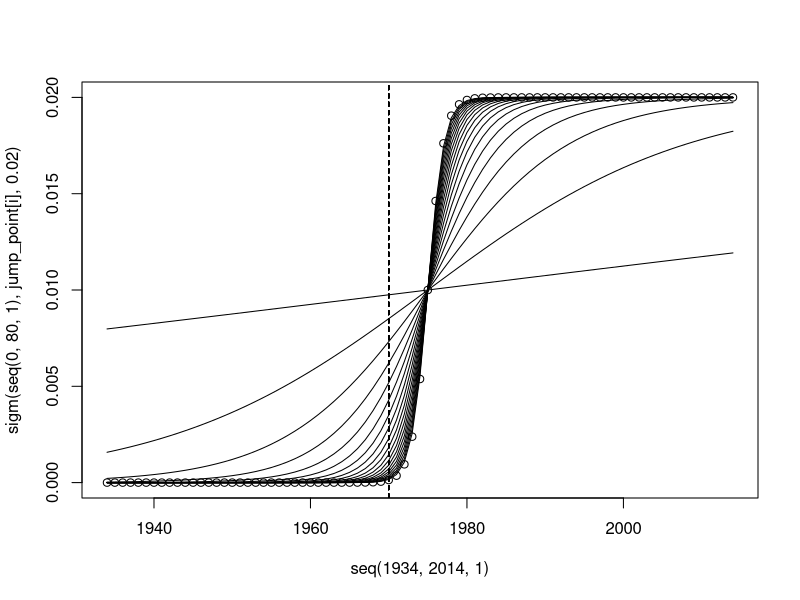
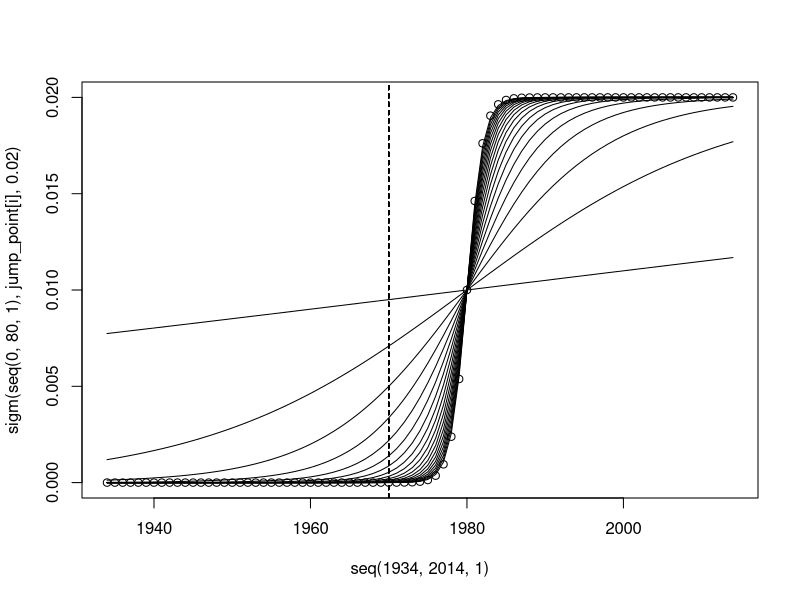
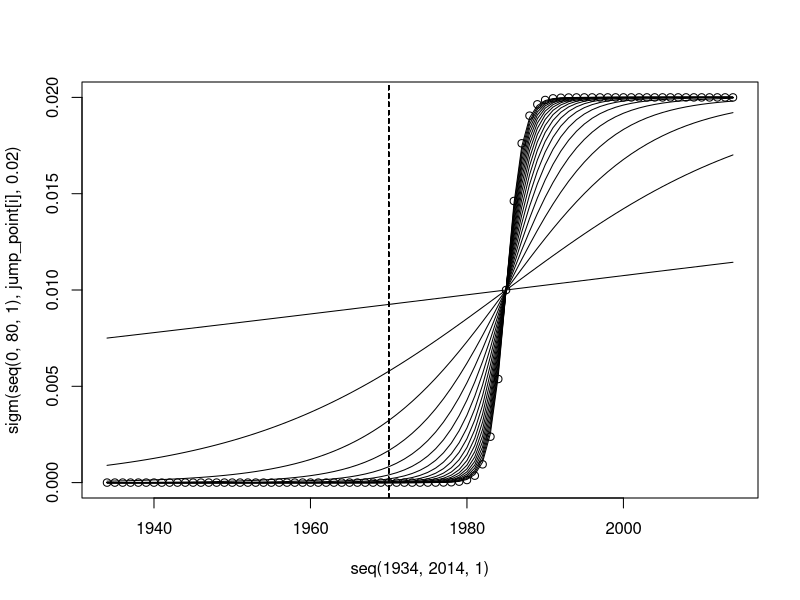
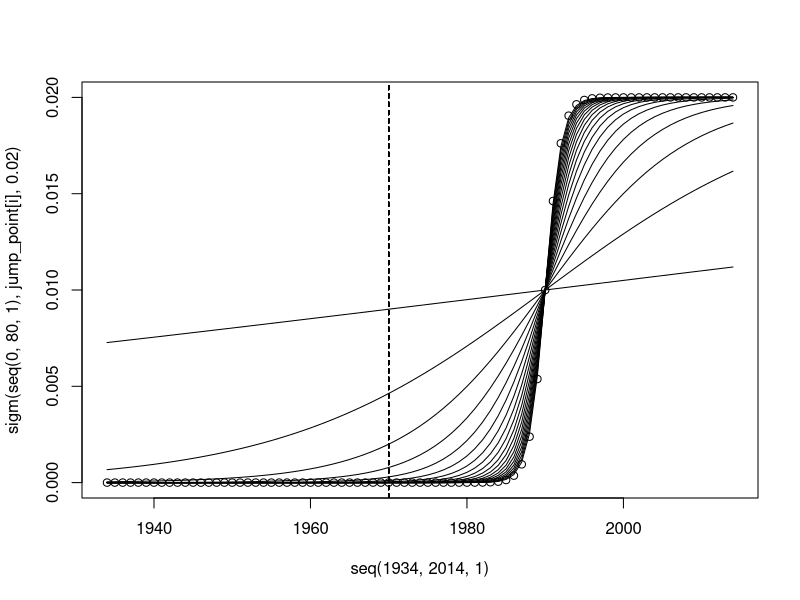
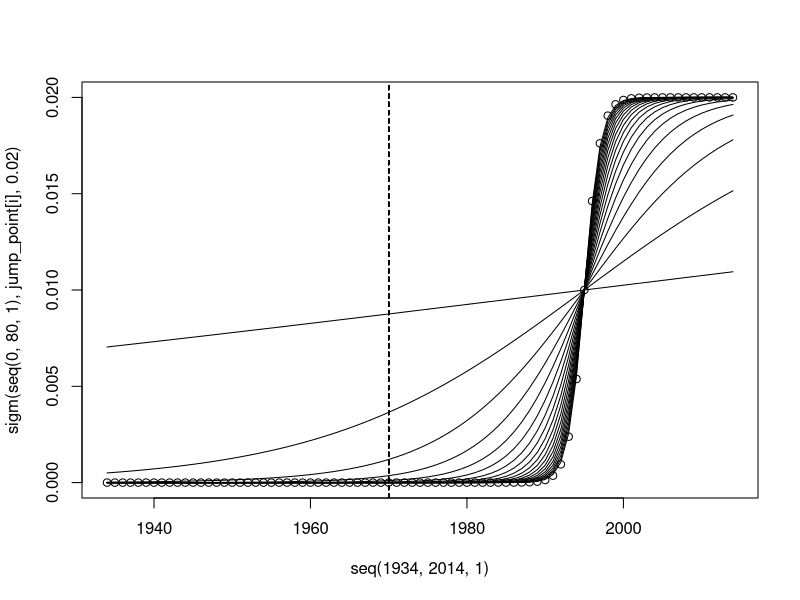
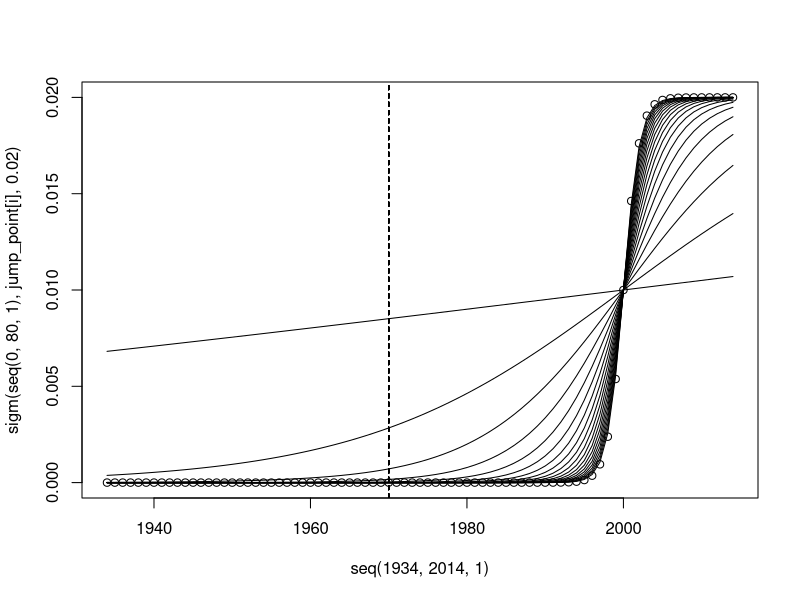
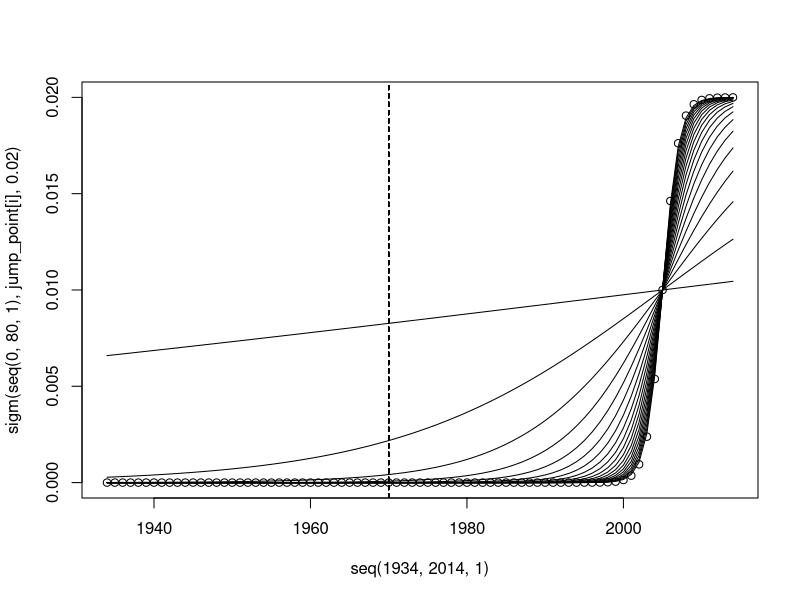
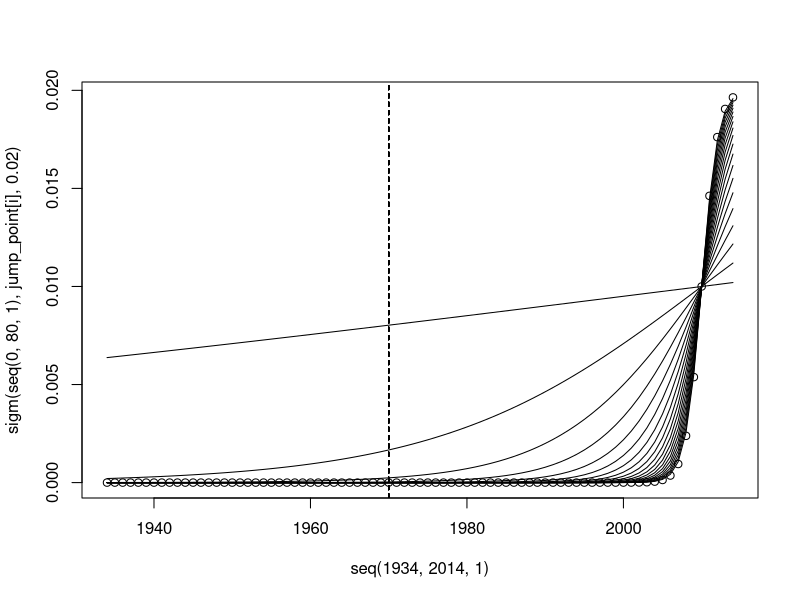

Here is the R script that generated these plots, in order:
#### Sigmoid curves to use

library(ggplot2)

home <- "~/Documents/LTBI_MDR/"
output <- "~/Documents/LTBI_MDR/output/"

## Function
sigm <- function(x,delta,max,B=1){ max/(1+exp(-B*(x-delta)))} 

# when increase after 1934? 1975, 1980, 1985, 1990, 1995, 2000
jump_point <- c(41,46,51,56,61,66,71,76)
# tilt-how much of a gradient?
tilt <-seq(0.01,1,0.05)

save_jps <- c()
index = 1
for(i in 1:length(jump_point)){
  plot(  seq(1934,2014,1),sigm(seq(0,80,1),jump_point[i],0.02))
  
  for(j in 1:length(tilt)){
    points(seq(1934,2014,1),sigm(seq(0,80,1),jump_point[i],0.02,tilt[j]),type="l")
    abline(v = 1970,lty="dashed")
    if(sigm(seq(0,80,1),jump_point[i],0.02,tilt[j])[37] < 0.0002){ # 1970 ~ 0
      if(sigm(seq(0,80,1),jump_point[i],0.02,tilt[j])[81] > 0.02 - 0.0002){ # 2014 ~ 0.02
        save_jps <- rbind(save_jps,
                          cbind(index, i,j,seq(1934,2014,1),sigm(seq(0,80,1),jump_point[i],0.02,tilt[j])))
        index = index + 1
      }
    }
  }
}
save_jps <- as.data.frame(save_jps)
colnames(save_jps) <-c("index","jump","tilt","year","out")

setwd(output)
ggplot(save_jps, aes(x=year,y=out,group=index,colour = factor(tilt))) + 
  geom_line() + facet_wrap(~jump) + geom_vline(xintercept = 1970)

ggplot(save_jps, aes(x=year,y=out,group=index,colour = factor(tilt))) + 
  geom_line() +  geom_vline(xintercept = 1970)
ggsave("sigmoid_curves_include.pdf")

#### Quadratic curves to use
quad <- function(x,maxv){ 
  ll <-length(x)
  if(ll < 81){
    ff <- maxv/(ll^2)*(x^2)
    ff2 <- c(matrix(0,81-ll,1),ff)
  }else{ff2 <- maxv/(ll^2)*(x^2)}
  return(ff2)
} 


plot( seq(1934,2014,1),quad(seq(0,80,1),0.02))

# when increase after 1970? 1975, 1980, 1985, 1990, 1995, 2000
quad_start <- seq(45,15,-5)

save_qjps <- c()
index = 1
for(i in 1:length(quad_start)){
  plot(seq(1934,2014,1),quad(seq(0,quad_start[i],1),0.02))
      save_qjps <- rbind(save_qjps,
                        cbind(index, i,seq(1934,2014,1),quad(seq(0,quad_start[i],1),0.02)))
      index = index + 1
}
save_qjps <- as.data.frame(save_qjps)
colnames(save_qjps) <-c("index","start","year","out")

ggplot(save_qjps, aes(x=year,y=out,group=index,colour = factor(start))) + 
  geom_line() +  geom_vline(xintercept = 1970)
ggsave("quad_curves_include.pdf")


#### Linear curves to use
lin <- function(x,maxv){ 
  ll <-length(x)
  if(ll < 81){
    ff <- (maxv)/(ll)*x 
    ff2 <- c(matrix(0,81-ll,1),ff)
  }else{ff2 <- maxv/(ll)*x}
  return(ff2)
} 


plot( seq(1934,2014,1),lin(seq(0,45,1),0.02))

# when increase after 1970? 1975, 1980, 1985, 1990, 1995, 2000
lin_start <- seq(45,5,-5)

save_ljps <- c()
index = 1
for(i in 1:length(lin_start)){
  plot(seq(1934,2014,1),lin(seq(0,lin_start[i],1),0.02))
  save_ljps <- rbind(save_ljps,
                     cbind(index, i,seq(1934,2014,1),lin(seq(0,lin_start[i],1),0.02)))
  index = index + 1
}
save_ljps <- as.data.frame(save_ljps)
colnames(save_ljps) <-c("index","start","year","out")

ggplot(save_ljps, aes(x=year,y=out,group=index,colour = factor(start))) + 
  geom_line() +  geom_vline(xintercept = 1970)
ggsave("lin_curves_include.pdf")



##### ALSO ADD IN TRIANGULAR CDF: https://en.wikipedia.org/wiki/Triangular_distribution
